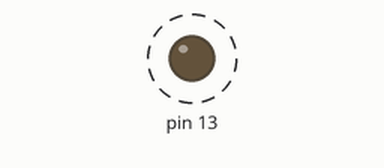
Simulated run of this sketch. Board: Arduino Uno, built with avr-gcc and run on an emulated ATmega328P. Parts: output pins drawn as LEDs (lit = HIGH). Dashed ring = blinking.

Above: at 0.2 s.
Timing chart, 0 to 3.0 s (numbered marks = the images above):
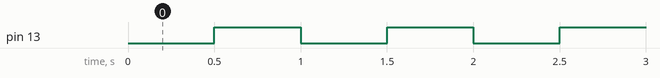

The sketch:

sketch_apr25c.ino
```cpp
#include "TimerOne.h"

void setup()
{
 pinMode(13, OUTPUT);
 Timer1.initialize(500000); // Inicializa o Timer1 e config para um período de 0.5s
 Timer1.attachInterrupt(callback); // Configura a função callback() como a função para
 // ser chamada a cada interrupção do Timer1
}
void callback()
{
 digitalWrite(13, digitalRead(13) ^ 1); // Operação XOR bit a bit
}
void loop()
{
 // Seu código vai aqui...
}
```

Measured:
- by itself, pin 13: alternates HIGH for 0.50 s and LOW for 0.50 s
